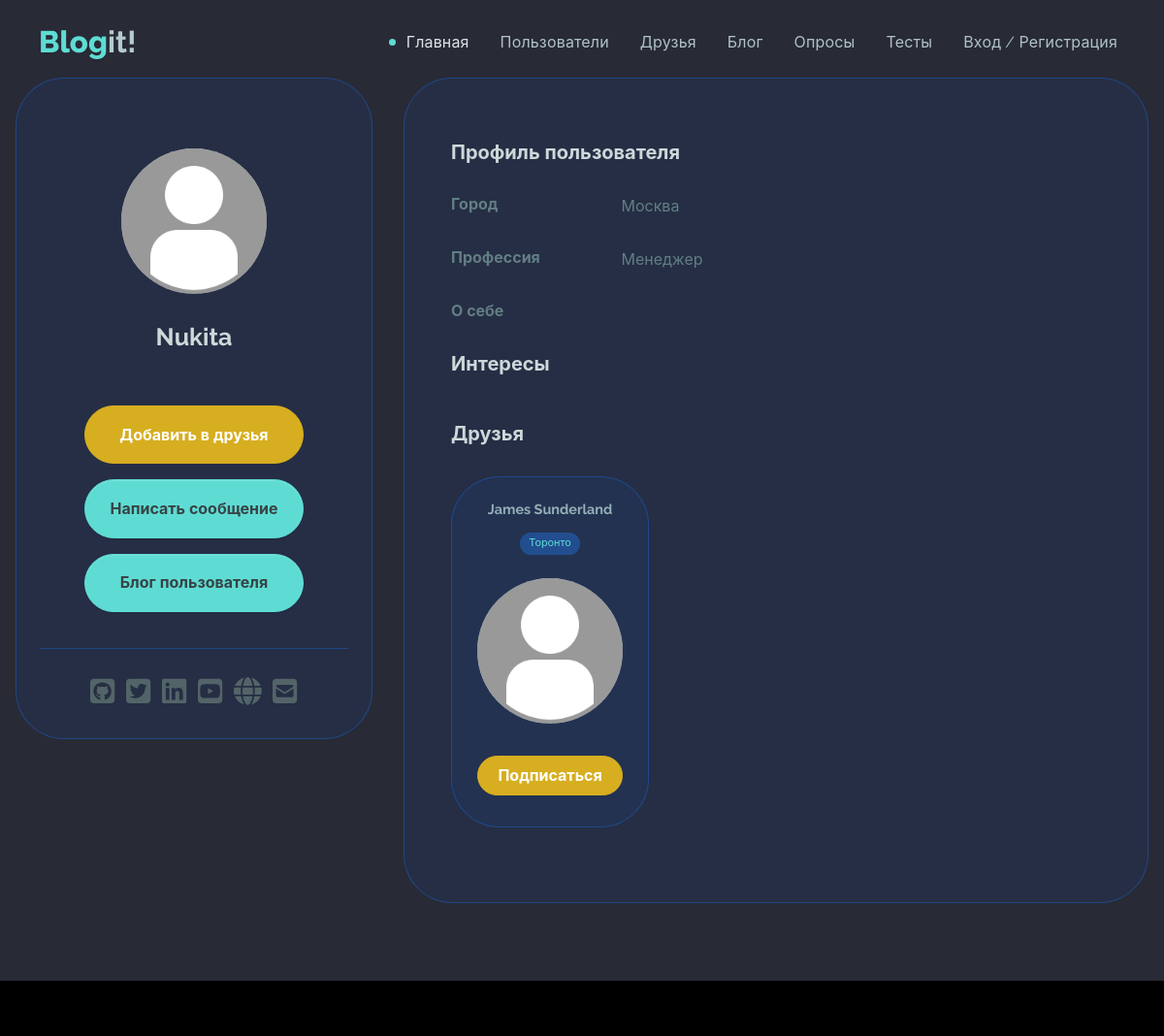
The app's page /profile/nikita_super/ with its own data.
### users/models.py (models this page shows, shortened)
class Profile(models.Model):
    user = models.OneToOneField(User, on_delete=models.CASCADE)
    name = models.CharField(max_length=50, blank=True, null=True)
    email = models.EmailField(max_length=50,  blank=True, null=True)
    username = models.CharField(max_length=50, blank=True, null=True)
    summary = models.CharField(max_length=100, blank=True, null=True)
    city = models.CharField(max_length=20, blank=True, null=True)
    profession = models.CharField(max_length=50, blank=True, null=True)
    about = models.TextField(blank=True, null=True)
    image = models.ImageField(null=True, blank=True, upload_to='profile_images', default='profile_images/default.jpg')
    github = models.CharField(max_length=100, default='https://github.com')
    twitter = models.CharField(max_length=100,  default='https://twitter.com')
    linkedin = models.CharField(max_length=100, default='https://linkedin.com')
    youtube = models.CharField(max_length=100, default='https://youtube.com')
    website = models.CharField(max_length=100, default='https://mysite.com')
    created = models.DateTimeField(auto_now_add=True)
    follows = models.ManyToManyField('self', related_name='followed_by', symmetrical=False, blank=True)
    class Meta:
        ordering = ['created']
        verbose_name = 'Профиль'
        verbose_name_plural = 'Профили'

### users/views.py (the view)
# urls.py: path('profile/<str:username>/', views.userProfile,
def userProfile(request, username):
    profile = Profile.objects.get(username=username)
    interests = profile.interest_set.all()
    profiles = profile.follows.all()
    custom_range, profiles = paginateObjects(request,
        profiles, 3)
    context = {'profile': profile, 'profiles': profiles,
               'interests': interests,
               'custom_range': custom_range}
    return render(request,
        'users/user-profile.html', context)

### users/utils.py (called while the page is built)
def paginateObjects(request, objects, results):
    page = request.GET.get('page')
    paginator = Paginator(objects, results)
    try:
        objects = paginator.page(page)
    except PageNotAnInteger:
        page = 1
        objects = paginator.page(page)
    except EmptyPage:
        page = paginator.num_pages
        objects = paginator.page(page)
    leftIndex = (int(page) - 4)
    if leftIndex < 1:
        leftIndex = 1
    rightIndex = (int(page) + 5)
    if rightIndex > paginator.num_pages:
        rightIndex = paginator.num_pages + 1
    custom_range = range(leftIndex, rightIndex)
    return custom_range, objects

### users/templates/users/user-profile.html (shortened to what this page needs)
{% extends 'base.html' %}
{% block content %}
    <section>
        <main class="mt-5 mb-5">
            <div class="container">
                <div class="main-body">
                    <div class="row">
                        <div class="col-lg-4">
                            <div class="card p-3 card-soft-primary">
                                <div class="card-body">
                                    <div class="d-flex flex-column align-items-center text-center">
                                        <div class="profile-image-wrapper mt-5">
                                            <div class="profile-image">
                                                <img src="{{ profile.image.url }}" alt="profile" />
                                            </div>
                                        </div>
                                        <div class="mt-1">
                                            <h5 class="fw-bold fs-2 text-200 mb-5 text-center">{{ profile.name }}</h5>
                                            <div class="text-center">
                                                <div class="col-12 d-grid">
                                                    {% if request.user.profile.id != profile.id %}
                                                        <form action="{% url 'follow-unfollow' profile.username %}" method="POST">
                                                            {% if profile in user.profile.follows.all %}
                                                                <button class="btn btn-danger rounded-pill my-2 col-12"
                                                                        name="follow"
                                                                        value="unfollow"
                                                                        type="submit">
                                                                    Удалить из друзей
                                                                </button>
                                                            {% else %}
                                                                <button class="btn btn-warning rounded-pill my-2 col-12"
                                                                        name="follow"
                                                                        value="follow"
                                                                        type="submit">
                                                                    Добавить в друзья
                                                                </button>
                                                            {% endif %}
                                                        </form>
                                                        <a class="btn btn-primary rounded-pill my-2"
                                                           href="{% url 'create-message' profile.username %}">Написать сообщение</a>
                                                        <a class="btn btn-primary rounded-pill my-2"
                                                           href="{% url 'blog:user-blog' profile.username %}">Блог пользователя</a>
                                                    {% else %}
                                                        <div class="col-12 d-grid">
                                                            <a class="btn btn-danger rounded-pill my-2"
                                                               href="{% url 'edit-account' %}">Редактировать профиль</a>
                                                        </div>
                                                    {% endif %}
                                                </div>
                                            </div>
                                        </div>
                                    </div>
                                    <hr class="my-4">
                                    <div class="text-center">{% include 'socials.html' %}</div>
                                </div>
                            </div>
                        </div>
                        <div class="col-lg-8">
                            <div class="card p-3 h-100 card-soft-primary">
                                <div class="profile-card-body">
                                    <div class="row mb-3">
                                        <div class="col-12">
                                            <h6 class="fw-bold fs-1 text-200 my-3">Профиль пользователя</h6>
                                        </div>
                                    </div>
                                    <div class="row mb-3">
                                        <div class="col-sm-3">
                                            <h6 class="fw-bold fs-0 mb-0 text-600">Город</h6>
                                        </div>
                                        <div class="col-sm-9 fs-0 fw-normal mb-0 text-600">
                                            <p>{{ profile.city }}</p>
                                        </div>
                                    </div>
                                    <div class="row mb-3">
                                        <div class="col-sm-3">
                                            <h6 class="fw-bold fs-0 mb-0 text-600">Профессия</h6>
                                        </div>
                                        <div class="col-sm-9 fs-0 fw-normal mb-0 text-600">
                                            <p>{{ profile.profession }}</p>
                                        </div>
                                    </div>
                                    <div class="row mb-3">
                                        <div class="col-sm-3">
                                            <h6 class="fw-bold fs-0 mb-0 text-600">О себе</h6>
                                        </div>
                                        <div class="col-sm-9 fs-0 fw-normal mb-0 text-600">
                                        </div>
                                    </div>
                                    <div class="row mb-3">
                                        <div class="col-sm-3">
                                            <h6 class="fw-bold fs-1 text-200 my-3">Интересы</h6>
                                        </div>
                                        <div class="col-sm-9 fs-1 fw-normal mb-0 text-600"></div>
                                    </div>
                                    <div class="row mb-3">
                                        <div class="col-sm-3">
                                            <h6 class="fw-bold fs-1 text-200 my-3">Друзья</h6>
                                        </div>
                                        <div class="col-sm-9 fs-1 fw-normal mb-0 text-600"></div>
                                    </div>
                                    <div class="row row-cols-1 row-cols-md-3 g-4">{% include 'users/friends.html' %}</div>
                                </div>
                            </div>
                        </div>
                    </div>
                </div>
            </div>
        </main>
    </section>
{% endblock content %}

### users/templates/users/friends.html (shortened to what this page needs)
{% for profile in profiles %}
    <div class="col">
        <div class="card p-3 card-soft-primary align-items-center">
            <div class="card-body text-center">
                <h6 class="fw-bold fs--1 mb-3 text-400">{{ profile.name }}</h6>
                <h6>
                    <span class="badge rounded-pill text-primary mb-3 pill-bg">{{ profile.city }}</span>
                </h6>
                <div class="profile-image-wrapper">
                    <div class="profile-image">
                        <a href="{% url 'user-profile' profile.username %}">
                            <img src="{{ profile.image.url }}" alt="profile" />
                        </a>
                    </div>
                </div>
                <div class="col-12 d-grid">
                    <div class="text-center">
                        <form action="{% url 'follow-unfollow' profile.username %}" method="POST">
                            {% if profile in user.profile.follows.all %}
                                <button class="btn btn-danger rounded-pill my-2 col-12 p-2"
                                        name="follow"
                                        value="unfollow"
                                        type="submit">
                                    Отписаться
                                </button>
                            {% else %}
                                <button class="btn btn-warning rounded-pill my-2 col-12 p-2"
                                        name="follow"
                                        value="follow"
                                        type="submit">
                                    Подписаться
                                </button>
                            {% endif %}
                        </form>
                    </div>
                </div>
            </div>
        </div>
    </div>
{% endfor %}

### records on screen
Profile: image (placeholder picture), name "Nukita", city "Москва", profession "Менеджер"
Profile: name "James Sunderland", city "Торонто", image (placeholder picture)
